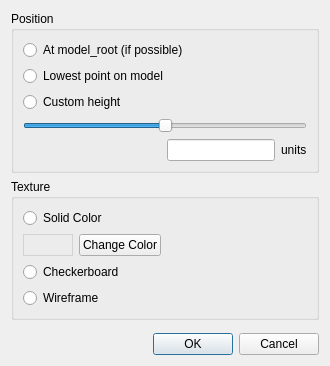
<?xml version="1.0" encoding="UTF-8"?>
<ui version="4.0">
 <class>ChangeFloorDlg</class>
 <widget class="QDialog" name="ChangeFloorDlg">
  <property name="geometry">
   <rect>
    <x>0</x>
    <y>0</y>
    <width>330</width>
    <height>366</height>
   </rect>
  </property>
  <property name="windowTitle">
   <string>Floor Options</string>
  </property>
  <layout class="QVBoxLayout" name="verticalLayout_3">
   <item>
    <widget class="QGroupBox" name="groupBox">
     <property name="title">
      <string>Position</string>
     </property>
     <layout class="QVBoxLayout" name="verticalLayout">
      <item>
       <widget class="QRadioButton" name="radioButton">
        <property name="text">
         <string>At model_root (if possible)</string>
        </property>
       </widget>
      </item>
      <item>
       <widget class="QRadioButton" name="radioButton_2">
        <property name="text">
         <string>Lowest point on model</string>
        </property>
       </widget>
      </item>
      <item>
       <widget class="QRadioButton" name="radioButton_6">
        <property name="text">
         <string>Custom height</string>
        </property>
       </widget>
      </item>
      <item>
       <widget class="QSlider" name="horizontalSlider">
        <property name="minimum">
         <number>-50</number>
        </property>
        <property name="maximum">
         <number>50</number>
        </property>
        <property name="orientation">
         <enum>Qt::Horizontal</enum>
        </property>
       </widget>
      </item>
      <item>
       <layout class="QHBoxLayout" name="horizontalLayout_2">
        <item>
         <spacer name="horizontalSpacer_2">
          <property name="orientation">
           <enum>Qt::Horizontal</enum>
          </property>
          <property name="sizeType">
           <enum>QSizePolicy::Expanding</enum>
          </property>
          <property name="sizeHint" stdset="0">
           <size>
            <width>40</width>
            <height>20</height>
           </size>
          </property>
         </spacer>
        </item>
        <item>
         <widget class="QLineEdit" name="heightTextbox">
          <property name="sizePolicy">
           <sizepolicy hsizetype="Preferred" vsizetype="Fixed">
            <horstretch>0</horstretch>
            <verstretch>0</verstretch>
           </sizepolicy>
          </property>
          <property name="minimumSize">
           <size>
            <width>0</width>
            <height>0</height>
           </size>
          </property>
         </widget>
        </item>
        <item>
         <widget class="QLabel" name="heightLabel">
          <property name="sizePolicy">
           <sizepolicy hsizetype="Preferred" vsizetype="Preferred">
            <horstretch>0</horstretch>
            <verstretch>0</verstretch>
           </sizepolicy>
          </property>
          <property name="text">
           <string>units</string>
          </property>
         </widget>
        </item>
       </layout>
      </item>
     </layout>
    </widget>
   </item>
   <item>
    <widget class="QGroupBox" name="groupBox_2">
     <property name="title">
      <string>Texture</string>
     </property>
     <layout class="QVBoxLayout" name="verticalLayout_2">
      <item>
       <widget class="QRadioButton" name="radioButton_3">
        <property name="text">
         <string>Solid Color</string>
        </property>
       </widget>
      </item>
      <item>
       <layout class="QHBoxLayout" name="horizontalLayout">
        <item>
         <widget class="QWidget" name="widget" native="true">
          <property name="sizePolicy">
           <sizepolicy hsizetype="Fixed" vsizetype="Preferred">
            <horstretch>0</horstretch>
            <verstretch>0</verstretch>
           </sizepolicy>
          </property>
          <property name="minimumSize">
           <size>
            <width>50</width>
            <height>0</height>
           </size>
          </property>
          <property name="autoFillBackground">
           <bool>false</bool>
          </property>
          <property name="styleSheet">
           <string notr="true">border: 1px solid lightgrey</string>
          </property>
         </widget>
        </item>
        <item>
         <widget class="QPushButton" name="pushButton">
          <property name="text">
           <string>Change Color</string>
          </property>
         </widget>
        </item>
        <item>
         <spacer name="horizontalSpacer">
          <property name="orientation">
           <enum>Qt::Horizontal</enum>
          </property>
          <property name="sizeHint" stdset="0">
           <size>
            <width>40</width>
            <height>20</height>
           </size>
          </property>
         </spacer>
        </item>
       </layout>
      </item>
      <item>
       <widget class="QRadioButton" name="radioButton_4">
        <property name="text">
         <string>Checkerboard</string>
        </property>
       </widget>
      </item>
      <item>
       <widget class="QRadioButton" name="radioButton_5">
        <property name="text">
         <string>Wireframe</string>
        </property>
       </widget>
      </item>
     </layout>
    </widget>
   </item>
   <item>
    <spacer name="verticalSpacer">
     <property name="orientation">
      <enum>Qt::Vertical</enum>
     </property>
     <property name="sizeHint" stdset="0">
      <size>
       <width>20</width>
       <height>40</height>
      </size>
     </property>
    </spacer>
   </item>
   <item>
    <widget class="QDialogButtonBox" name="buttonBox">
     <property name="orientation">
      <enum>Qt::Horizontal</enum>
     </property>
     <property name="standardButtons">
      <set>QDialogButtonBox::Cancel|QDialogButtonBox::Ok</set>
     </property>
    </widget>
   </item>
  </layout>
 </widget>
 <resources/>
 <connections>
  <connection>
   <sender>buttonBox</sender>
   <signal>accepted()</signal>
   <receiver>ChangeFloorDlg</receiver>
   <slot>accept()</slot>
   <hints>
    <hint type="sourcelabel">
     <x>248</x>
     <y>254</y>
    </hint>
    <hint type="destinationlabel">
     <x>157</x>
     <y>274</y>
    </hint>
   </hints>
  </connection>
  <connection>
   <sender>buttonBox</sender>
   <signal>rejected()</signal>
   <receiver>ChangeFloorDlg</receiver>
   <slot>OnCancel()</slot>
   <hints>
    <hint type="sourcelabel">
     <x>316</x>
     <y>260</y>
    </hint>
    <hint type="destinationlabel">
     <x>286</x>
     <y>274</y>
    </hint>
   </hints>
  </connection>
  <connection>
   <sender>horizontalSlider</sender>
   <signal>sliderMoved(int)</signal>
   <receiver>ChangeFloorDlg</receiver>
   <slot>OnFloorHeightChanged(int)</slot>
   <hints>
    <hint type="sourcelabel">
     <x>163</x>
     <y>111</y>
    </hint>
    <hint type="destinationlabel">
     <x>163</x>
     <y>182</y>
    </hint>
   </hints>
  </connection>
  <connection>
   <sender>horizontalSlider</sender>
   <signal>valueChanged(int)</signal>
   <receiver>ChangeFloorDlg</receiver>
   <slot>OnFloorHeightChanged(int)</slot>
   <hints>
    <hint type="sourcelabel">
     <x>163</x>
     <y>111</y>
    </hint>
    <hint type="destinationlabel">
     <x>163</x>
     <y>182</y>
    </hint>
   </hints>
  </connection>
 </connections>
 <slots>
  <slot>OnFloorHeightChanged(int)</slot>
  <slot>OnCancel()</slot>
 </slots>
</ui>
